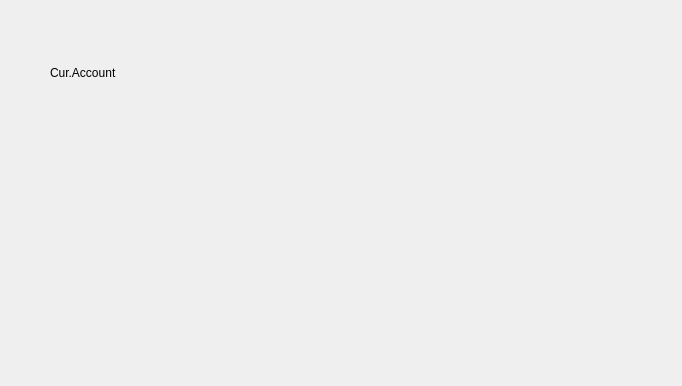
<?xml version="1.0" encoding="UTF-8"?>
<ui version="4.0">
 <class>MainWindow</class>
 <widget class="QMainWindow" name="MainWindow">
  <property name="geometry">
   <rect>
    <x>0</x>
    <y>0</y>
    <width>682</width>
    <height>386</height>
   </rect>
  </property>
  <property name="windowTitle">
   <string>MainWindow</string>
  </property>
  <widget class="QWidget" name="centralwidget">
   <widget class="QWidget" name="">
    <property name="geometry">
     <rect>
      <x>50</x>
      <y>40</y>
      <width>551</width>
      <height>66</height>
     </rect>
    </property>
    <layout class="QHBoxLayout" name="horizontalLayout">
     <item>
      <widget class="QLabel" name="labelAccount">
       <property name="text">
        <string>Cur.Account</string>
       </property>
      </widget>
     </item>
     <item>
      <spacer name="horizontalSpacer">
       <property name="orientation">
        <enum>Qt::Horizontal</enum>
       </property>
       <property name="sizeHint" stdset="0">
        <size>
         <width>40</width>
         <height>20</height>
        </size>
       </property>
      </spacer>
     </item>
     <item>
      <widget class="QLabel" name="labelNet">
       <property name="pixmap">
        <pixmap resource="myicons.qrc">:/images/net_on.png</pixmap>
       </property>
      </widget>
     </item>
    </layout>
   </widget>
  </widget>
  <widget class="QMenuBar" name="menubar">
   <property name="geometry">
    <rect>
     <x>0</x>
     <y>0</y>
     <width>682</width>
     <height>25</height>
    </rect>
   </property>
  </widget>
 </widget>
 <resources>
  <include location="myicons.qrc"/>
 </resources>
 <connections/>
</ui>
